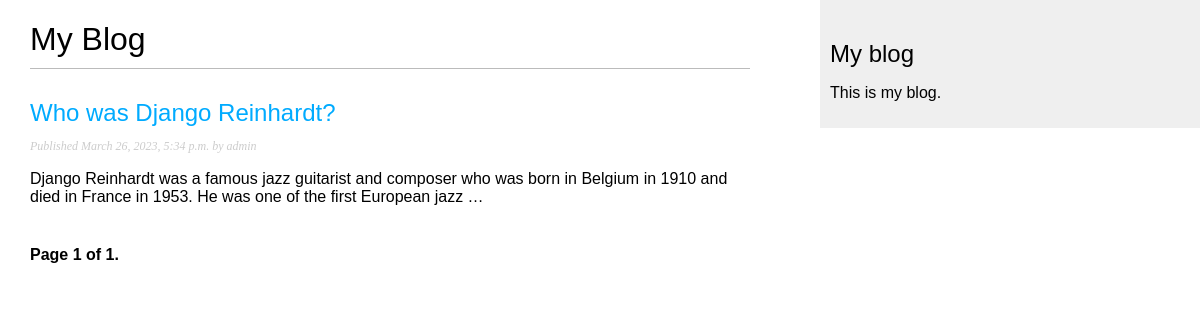
/blog/, run on an earlier commit of the app's database.
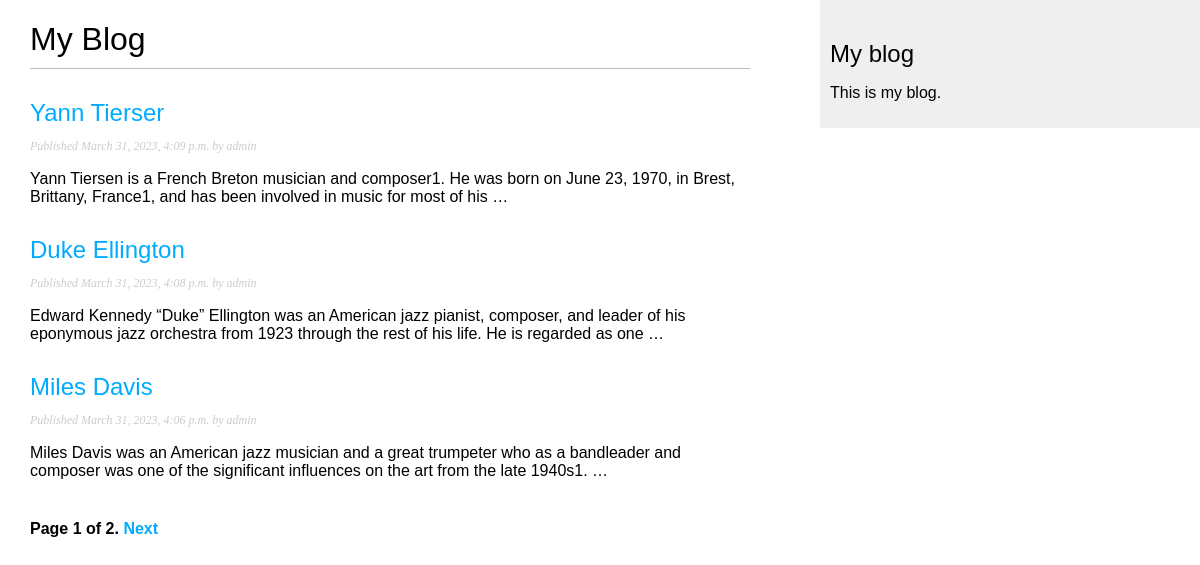
And on a later commit of the database.
### blog/models.py (models this page shows, shortened)
class Post(models.Model):
    class Status(models.TextChoices):
        DRAFT = "DF", "Draft"
        PUBLISHED = "PB", "Published"
    title = models.CharField(max_length=250)
    slug = models.SlugField(max_length=250, unique_for_date="publish")  # new
    author = models.ForeignKey(
        User, on_delete=models.CASCADE, related_name="blog_posts"
    )
    body = models.TextField()
    publish = models.DateTimeField(default=timezone.now)
    created = models.DateTimeField(auto_now_add=True)
    updated = models.DateTimeField(auto_now=True)
    status = models.CharField(
        max_length=2, choices=Status.choices, default=Status.DRAFT
    )
    objects = models.Manager()  # The default manager.
    published = PublishedManager()  # Our custom manager.
    class Meta:
        ordering = ["-publish"]
        indexes = [
            models.Index(fields=["-publish"]),
        ]
    def get_absolute_url(self):  # new
        return reverse(
            "blog:post_detail",
            args=[self.publish.year, self.publish.month, self.publish.day, self.slug],
        )

### blog/views.py (the view)
# urls.py: path("", views.post_list, name="post_list"),
def post_list(request):
    post_list = Post.published.all()
    paginator = Paginator(post_list, 3)
    page_number = request.GET.get("page", 1)
    try:
        posts = paginator.page(page_number)
    except PageNotAnInteger:
        posts = paginator.page(1)
    except EmptyPage:
        posts = paginator.page(paginator.num_pages)
    return render(request, "blog/post/list.html", {"posts": posts})

### blog/models.py (called while the page is built)
    def get_queryset(self):
        return super().get_queryset().filter(status=Post.Status.PUBLISHED)

### blog/templates/blog/post/list.html (shortened to what this page needs)
{% extends "blog/base.html" %}
{% block content %}
<h1>My Blog</h1>
{% for post in posts %}
<h2>
    <a href="{{ post.get_absolute_url }}">
        {{ post.title }}
    </a>
</h2>
<p class="date">
    Published {{ post.publish }} by {{ post.author }}
</p>
{{ post.body|truncatewords:30|linebreaks }}
{% endfor %}
{% include "pagination.html" with page=posts %}
{% endblock %}

### blog/templates/blog/base.html (shortened to what this page needs)
{% load static %}
<!DOCTYPE html>
<html>
<head>
    <link href="{% static " css/blog.css" %}" rel="stylesheet">
</head>
<body>
    <div id="content">
        {% block content %}
        {% endblock %}
    </div>
    <div id="sidebar">
        <h2>My blog</h2>
        <p>This is my blog.</p>
    </div>
</body>
</html>

### blog/templates/pagination.html (shortened to what this page needs)
<div class="pagination">
    <span class="step-links">
        <span class="current">
            Page {{ page.number }} of {{ page.paginator.num_pages }}.
        </span>
        {% if page.has_next %}
        <a href="?page={{ page.next_page_number }}">Next</a>
        {% endif %}
    </span>
</div>

### blog/static/css/blog.css (style rules this page uses)
body { margin: 0; padding: 0; font-family: helvetica, sans-serif; }
a { color: #00abff; text-decoration: none; }
h1 { font-weight: normal; border-bottom: 1px solid #bbb; padding: 0 0 10px 0; }
h2 { font-weight: normal; margin: 30px 0 0; }
#content { float: left; width: 60%; padding: 0 0 0 30px; }
#sidebar { float: right; width: 30%; padding: 10px; background: #efefef; height: 100%; }
p.date { color: #ccc; font-family: georgia, serif; font-size: 12px; font-style: italic; }
.pagination { margin: 40px 0; font-weight: bold; }

What changed in the data, as far as the page shows it:
no longer on this page (row unchanged): Post: title "Who was Django Reinhardt?", publish "March 26, 2023, 5:34 p.m.", author "admin", body "Django Reinhardt was a famous jazz guitarist and composer who was born in Belgium in 1910 and died in France in 1953. He was one of the first European jazz …"
added Post: title "Yann Tierser", publish "March 31, 2023, 4:09 p.m.", author "admin", body "Yann Tiersen is a French Breton musician and composer1. He was born on June 23, 1970, in Brest, Brittany, France1, and has been involved in music for most of his …"
added Post: title "Duke Ellington", publish "March 31, 2023, 4:08 p.m.", author "admin", body "Edward Kennedy “Duke” Ellington was an American jazz pianist, composer, and leader of his eponymous jazz orchestra from 1923 through the rest of his life. He is regarded as one …"
added Post: title "Miles Davis", publish "March 31, 2023, 4:06 p.m.", author "admin", body "Miles Davis was an American jazz musician and a great trumpeter who as a bandleader and composer was one of the significant influences on the art from the late 1940s1. …"
Also different on the page:
{{ page.paginator.num_pages }}: "1" → "2"
text now shown: "Next"
